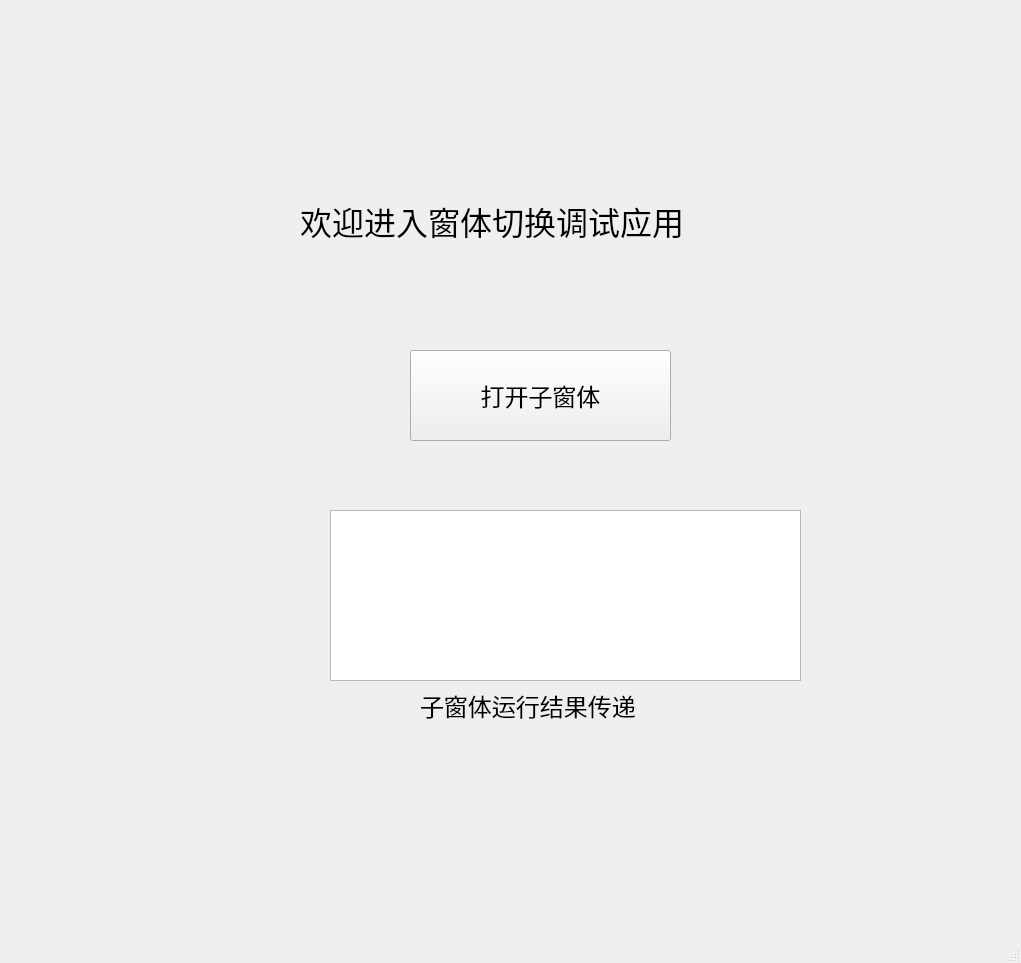
<?xml version="1.0" encoding="UTF-8"?>
<ui version="4.0">
 <class>MainWindow</class>
 <widget class="QMainWindow" name="MainWindow">
  <property name="geometry">
   <rect>
    <x>0</x>
    <y>0</y>
    <width>1021</width>
    <height>963</height>
   </rect>
  </property>
  <property name="font">
   <font>
    <family>黑体</family>
    <pointsize>18</pointsize>
   </font>
  </property>
  <property name="windowTitle">
   <string>主窗体</string>
  </property>
  <property name="windowOpacity">
   <double>1.000000000000000</double>
  </property>
  <property name="autoFillBackground">
   <bool>false</bool>
  </property>
  <property name="styleSheet">
   <string notr="true"/>
  </property>
  <widget class="QWidget" name="centralwidget">
   <widget class="QPushButton" name="pushButton">
    <property name="geometry">
     <rect>
      <x>410</x>
      <y>350</y>
      <width>261</width>
      <height>91</height>
     </rect>
    </property>
    <property name="font">
     <font>
      <family>黑体</family>
      <pointsize>18</pointsize>
     </font>
    </property>
    <property name="text">
     <string>打开子窗体</string>
    </property>
   </widget>
   <widget class="QLabel" name="label">
    <property name="geometry">
     <rect>
      <x>300</x>
      <y>180</y>
      <width>521</width>
      <height>81</height>
     </rect>
    </property>
    <property name="font">
     <font>
      <family>黑体</family>
      <pointsize>24</pointsize>
     </font>
    </property>
    <property name="text">
     <string>欢迎进入窗体切换调试应用</string>
    </property>
   </widget>
   <widget class="QTextEdit" name="textEdit">
    <property name="geometry">
     <rect>
      <x>330</x>
      <y>510</y>
      <width>471</width>
      <height>171</height>
     </rect>
    </property>
    <property name="statusTip">
     <string/>
    </property>
   </widget>
   <widget class="QLabel" name="label_2">
    <property name="geometry">
     <rect>
      <x>420</x>
      <y>690</y>
      <width>291</width>
      <height>31</height>
     </rect>
    </property>
    <property name="font">
     <font>
      <family>黑体</family>
      <pointsize>18</pointsize>
     </font>
    </property>
    <property name="lineWidth">
     <number>4</number>
    </property>
    <property name="text">
     <string>子窗体运行结果传递</string>
    </property>
   </widget>
  </widget>
  <widget class="QMenuBar" name="menubar">
   <property name="geometry">
    <rect>
     <x>0</x>
     <y>0</y>
     <width>1021</width>
     <height>26</height>
    </rect>
   </property>
  </widget>
  <widget class="QStatusBar" name="statusbar"/>
 </widget>
 <resources/>
 <connections/>
</ui>
